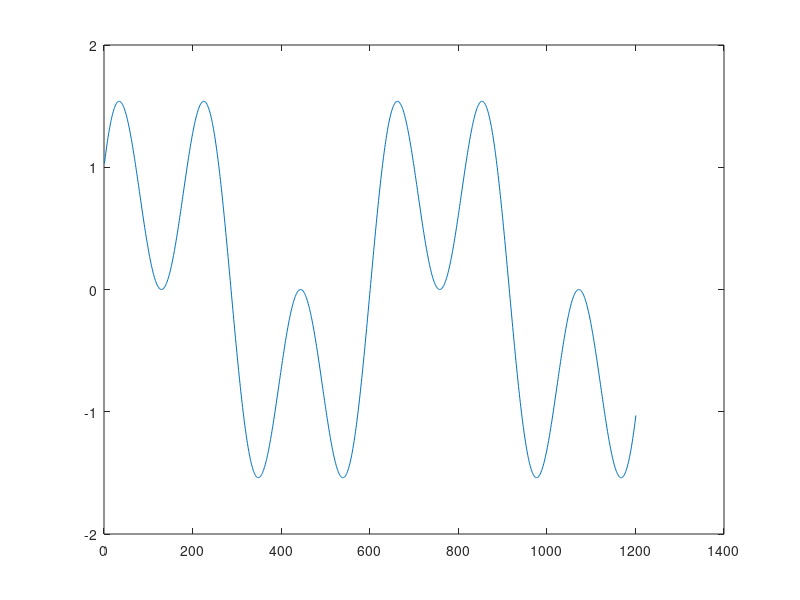

This figure's MATLAB source:
% ULOHA: jednokrokova predikcia dat

%nacitanie dat
clear
load data

n_in = 1;
n_out = 1;
n_data = size(data,2);


data

%vygeneruj vahy, nastav parametre
alpha =  0.1; % DOPLN
n_reservoair = 10 ; % DOPLN
percent_of_connections = 4; %DOPLN
spectral_radius = 5; %DOPLN

w_in = rand( 10 , 10 ); %DOPLN
w_hid = rand( 10 , 10); % DOPLN

% preried prepojenia
% uprav spektralny radius prepojeni, asi sa bude hodit funkcia eigs(w,1);

errors = [];

%zber dat
for i = 1 : n_data
   
end

% vyrataj w_out pomocou pseudoinverznej matice z nazbieranych dat


% vizualizuj originalne data a predikovane a vyrataj stvorec chyb
plot(data)